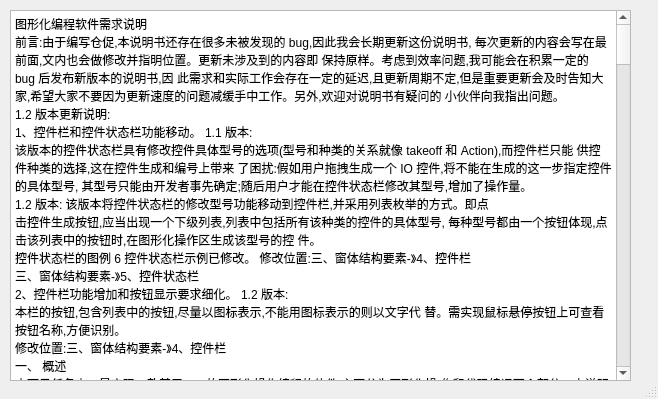
<?xml version="1.0" encoding="UTF-8"?>
<ui version="4.0">
 <class>ODescription</class>
 <widget class="QDialog" name="ODescription">
  <property name="geometry">
   <rect>
    <x>0</x>
    <y>0</y>
    <width>658</width>
    <height>399</height>
   </rect>
  </property>
  <property name="sizePolicy">
   <sizepolicy hsizetype="Expanding" vsizetype="Expanding">
    <horstretch>0</horstretch>
    <verstretch>0</verstretch>
   </sizepolicy>
  </property>
  <property name="windowTitle">
   <string>System Information</string>
  </property>
  <property name="sizeGripEnabled">
   <bool>true</bool>
  </property>
  <property name="modal">
   <bool>false</bool>
  </property>
  <widget class="QTextBrowser" name="textBrowser">
   <property name="geometry">
    <rect>
     <x>10</x>
     <y>10</y>
     <width>621</width>
     <height>371</height>
    </rect>
   </property>
   <property name="lineWrapMode">
    <enum>QTextEdit::WidgetWidth</enum>
   </property>
   <property name="html">
    <string>&lt;!DOCTYPE HTML PUBLIC &quot;-//W3C//DTD HTML 4.0//EN&quot; &quot;http://www.w3.org/TR/REC-html40/strict.dtd&quot;&gt;
&lt;html&gt;&lt;head&gt;&lt;meta name=&quot;qrichtext&quot; content=&quot;1&quot; /&gt;&lt;style type=&quot;text/css&quot;&gt;
p, li { white-space: pre-wrap; }
&lt;/style&gt;&lt;/head&gt;&lt;body style=&quot; font-family:'SimSun'; font-size:9pt; font-weight:400; font-style:normal;&quot;&gt;
&lt;p style=&quot; margin-top:0px; margin-bottom:0px; margin-left:0px; margin-right:0px; -qt-block-indent:0; text-indent:0px;&quot;&gt;图形化编程软件需求说明&lt;/p&gt;
&lt;p style=&quot; margin-top:0px; margin-bottom:0px; margin-left:0px; margin-right:0px; -qt-block-indent:0; text-indent:0px;&quot;&gt;前言:由于编写仓促,本说明书还存在很多未被发现的 bug,因此我会长期更新这份说明书, 每次更新的内容会写在最前面,文内也会做修改并指明位置。更新未涉及到的内容即 保持原样。考虑到效率问题,我可能会在积累一定的 bug 后发布新版本的说明书,因 此需求和实际工作会存在一定的延迟,且更新周期不定,但是重要更新会及时告知大 家,希望大家不要因为更新速度的问题减缓手中工作。另外,欢迎对说明书有疑问的 小伙伴向我指出问题。&lt;/p&gt;
&lt;p style=&quot; margin-top:0px; margin-bottom:0px; margin-left:0px; margin-right:0px; -qt-block-indent:0; text-indent:0px;&quot;&gt;1.2 版本更新说明:&lt;/p&gt;
&lt;p style=&quot; margin-top:0px; margin-bottom:0px; margin-left:0px; margin-right:0px; -qt-block-indent:0; text-indent:0px;&quot;&gt;1、控件栏和控件状态栏功能移动。 1.1 版本:&lt;/p&gt;
&lt;p style=&quot; margin-top:0px; margin-bottom:0px; margin-left:0px; margin-right:0px; -qt-block-indent:0; text-indent:0px;&quot;&gt;该版本的控件状态栏具有修改控件具体型号的选项(型号和种类的关系就像 takeoff 和 Action),而控件栏只能 供控件种类的选择,这在控件生成和编号上带来 了困扰:假如用户拖拽生成一个 IO 控件,将不能在生成的这一步指定控件的具体型号, 其型号只能由开发者事先确定;随后用户才能在控件状态栏修改其型号,增加了操作量。&lt;/p&gt;
&lt;p style=&quot; margin-top:0px; margin-bottom:0px; margin-left:0px; margin-right:0px; -qt-block-indent:0; text-indent:0px;&quot;&gt;1.2 版本: 该版本将控件状态栏的修改型号功能移动到控件栏,并采用列表枚举的方式。即点&lt;/p&gt;
&lt;p style=&quot; margin-top:0px; margin-bottom:0px; margin-left:0px; margin-right:0px; -qt-block-indent:0; text-indent:0px;&quot;&gt;击控件生成按钮,应当出现一个下级列表,列表中包括所有该种类的控件的具体型号, 每种型号都由一个按钮体现,点击该列表中的按钮时,在图形化操作区生成该型号的控 件。&lt;/p&gt;
&lt;p style=&quot; margin-top:0px; margin-bottom:0px; margin-left:0px; margin-right:0px; -qt-block-indent:0; text-indent:0px;&quot;&gt;控件状态栏的图例 6 控件状态栏示例已修改。 修改位置:三、窗体结构要素-》4、控件栏&lt;/p&gt;
&lt;p style=&quot; margin-top:0px; margin-bottom:0px; margin-left:0px; margin-right:0px; -qt-block-indent:0; text-indent:0px;&quot;&gt;三、窗体结构要素-》5、控件状态栏&lt;/p&gt;
&lt;p style=&quot; margin-top:0px; margin-bottom:0px; margin-left:0px; margin-right:0px; -qt-block-indent:0; text-indent:0px;&quot;&gt;2、控件栏功能增加和按钮显示要求细化。 1.2 版本:&lt;/p&gt;
&lt;p style=&quot; margin-top:0px; margin-bottom:0px; margin-left:0px; margin-right:0px; -qt-block-indent:0; text-indent:0px;&quot;&gt;本栏的按钮,包含列表中的按钮,尽量以图标表示,不能用图标表示的则以文字代 替。需实现鼠标悬停按钮上可查看按钮名称,方便识别。&lt;/p&gt;
&lt;p style=&quot; margin-top:0px; margin-bottom:0px; margin-left:0px; margin-right:0px; -qt-block-indent:0; text-indent:0px;&quot;&gt;修改位置:三、窗体结构要素-》4、控件栏&lt;/p&gt;
&lt;p style=&quot; margin-top:0px; margin-bottom:0px; margin-left:0px; margin-right:0px; -qt-block-indent:0; text-indent:0px;&quot;&gt;一、 概述&lt;/p&gt;
&lt;p style=&quot; margin-top:0px; margin-bottom:0px; margin-left:0px; margin-right:0px; -qt-block-indent:0; text-indent:0px;&quot;&gt;本项目任务之一是实现一款基于 QT 的图形化操作编程的软件,主要分为图形化操 作和代码编译两个部分。本说明书主要对图形化操作做出说明。等无人机控制方面的代码完 成后,可能会完善代码编译部分。&lt;/p&gt;
&lt;p style=&quot; margin-top:0px; margin-bottom:0px; margin-left:0px; margin-right:0px; -qt-block-indent:0; text-indent:0px;&quot;&gt;图形化操作界面至少由菜单栏、工具栏、控件栏、图形化操作区构成,图形化操作对象 的单元称为控件。关于控件的最具体 述请参阅《widget_manual》。所有设计都以 《widget_manual》为标准。&lt;/p&gt;
&lt;p style=&quot; margin-top:0px; margin-bottom:0px; margin-left:0px; margin-right:0px; -qt-block-indent:0; text-indent:0px;&quot;&gt;QT 开发环境 供图形化操作界面开发的相关库,对窗体结构要素及事件触发机制进行 了包装,开发者主要任务是使用开发包实现具体的窗体结构和事件响应。QT 基于 C++语言。&lt;/p&gt;
&lt;p style=&quot; margin-top:0px; margin-bottom:0px; margin-left:0px; margin-right:0px; -qt-block-indent:0; text-indent:0px;&quot;&gt;二、 软件设计思路&lt;/p&gt;
&lt;p style=&quot; margin-top:0px; margin-bottom:0px; margin-left:0px; margin-right:0px; -qt-block-indent:0; text-indent:0px;&quot;&gt;1、设计目的&lt;/p&gt;
&lt;p style=&quot; margin-top:0px; margin-bottom:0px; margin-left:0px; margin-right:0px; -qt-block-indent:0; text-indent:0px;&quot;&gt;本软件的设计目的为 供对无人机自动化控制编程的支持,并降低其编程难度,以面向 中小学阶段的学生为主。本软件与无人机的对接依靠固定在无人机上的树莓派。 2、基础与核心&lt;/p&gt;
&lt;p style=&quot; margin-top:0px; margin-bottom:0px; margin-left:0px; margin-right:0px; -qt-block-indent:0; text-indent:0px;&quot;&gt;本软件的设计思路为:以顺序结构的框图为基础,以图形化操作单元代表可被无人机上 位机执行的代码(块),通过组建程序框图,并将其翻译为 python 代码烧入上位机,从而实 现无人机自动化控制。&lt;/p&gt;
&lt;p style=&quot; margin-top:0px; margin-bottom:0px; margin-left:0px; margin-right:0px; -qt-block-indent:0; text-indent:0px;&quot;&gt;该顺序结构的框图仅以节点和有向线段组成,在逻辑上通过先后顺序、串并结构与无人 机执行的操作一一对应。节点即为图形化操作单元,即控件,控件有 5 种分类,2 种与无人 机动作有关,3 中辅助编程,包括特定逻辑、变量生成、数值与布尔值计算等。关于框图示 例及控件具体功能、接口请参阅《widget_manual》。&lt;/p&gt;
&lt;p style=&quot; margin-top:0px; margin-bottom:0px; margin-left:0px; margin-right:0px; -qt-block-indent:0; text-indent:0px;&quot;&gt;作为一种开发软件,本软件必须具备保存工程和还原工程的功能。保存工程要求将框图 转化为文本。采用 xml 格式保存文本,每个控件需要被保存的属性有:坐标位置,上下节点, 编号(含表示其功能的特征),功能参数(若该参数有具体名称则该名称也需要保存)。还原 工程时从该 xml 文件读取各个控件并依据属性来还原,还原结果和保存前一致。&lt;/p&gt;
&lt;p style=&quot; margin-top:0px; margin-bottom:0px; margin-left:0px; margin-right:0px; -qt-block-indent:0; text-indent:0px;&quot;&gt;本软件最终目的为生成 python 代码,因此必须具备编译框图的功能。编译按拓扑顺序 遍历所有框图中的控件,按每个控件对应生成代码块,组合成完整的程序。拓扑顺序遍历的 意义在于保证控件顺序在逻辑上的正确性。有一种不需要与其他节点连接的控件“VAR”,该 控件的代码块在程序第一行生成(由该控件的功能决定,具体参阅《widget_manual》)。目 前由于控制方面的 API 还未掌握,暂时无法 供每个控件对应的 python 代码(块),但是依 然需要做好基础代码,保证后期代码块 供的时候只需要补充文件流读写的代码即可完成编 译。&lt;/p&gt;
&lt;p style=&quot; margin-top:0px; margin-bottom:0px; margin-left:0px; margin-right:0px; -qt-block-indent:0; text-indent:0px;&quot;&gt;三、 窗体结构要素&lt;/p&gt;
&lt;p style=&quot; margin-top:0px; margin-bottom:0px; margin-left:0px; margin-right:0px; -qt-block-indent:0; text-indent:0px;&quot;&gt;  预计的软件界面分块情况如下:&lt;/p&gt;
&lt;p style=&quot; margin-top:0px; margin-bottom:0px; margin-left:0px; margin-right:0px; -qt-block-indent:0; text-indent:0px;&quot;&gt; 图例 1 软件界面分块设计 该图无具体比例但实际各模块比例应当大致与该图相同。图形化操作区必须占据最大面&lt;/p&gt;
&lt;p style=&quot; margin-top:0px; margin-bottom:0px; margin-left:0px; margin-right:0px; -qt-block-indent:0; text-indent:0px;&quot;&gt;积。&lt;/p&gt;
&lt;p style=&quot; margin-top:0px; margin-bottom:0px; margin-left:0px; margin-right:0px; -qt-block-indent:0; text-indent:0px;&quot;&gt;  以下主要具体说明不同区块的组成。&lt;/p&gt;
&lt;p style=&quot; margin-top:0px; margin-bottom:0px; margin-left:0px; margin-right:0px; -qt-block-indent:0; text-indent:0px;&quot;&gt;1. 按钮&lt;/p&gt;
&lt;p style=&quot; margin-top:0px; margin-bottom:0px; margin-left:0px; margin-right:0px; -qt-block-indent:0; text-indent:0px;&quot;&gt;按钮是人机交互的主要工具之一,通常具有形状、大小、位置、图标等基本属性。有用 的按钮还需要关联响应事件,即当按钮被触发时,执行特定事件。本软件需要实现的按钮见 “2、菜单栏”、“3、工具栏”及“4、控件栏”。&lt;/p&gt;
&lt;p style=&quot; margin-top:0px; margin-bottom:0px; margin-left:0px; margin-right:0px; -qt-block-indent:0; text-indent:0px;&quot;&gt;2、菜单栏&lt;/p&gt;
&lt;p style=&quot; margin-top:0px; margin-bottom:0px; margin-left:0px; margin-right:0px; -qt-block-indent:0; text-indent:0px;&quot;&gt;菜单栏位于窗体最上方,由文字按钮组成,至少实现“文件、编辑、编译、窗口、帮助”五 个按钮,每个按钮的触发事件都是打开下级列表,下级列表包含更多的按钮,以一行一个的形式 排列,下级列表中的按钮响应事件也可能包含打开第二级列表,以此类推,如图例 2 编辑按钮 的第二级列表所示。具体层级关系由各部分按钮功能说明给出。部分按钮的功能已初步实现,需 要完善。&lt;/p&gt;
&lt;p style=&quot; margin-top:0px; margin-bottom:0px; margin-left:0px; margin-right:0px; -qt-block-indent:0; text-indent:0px;&quot;&gt;2.1.文件&lt;/p&gt;
&lt;p style=&quot; margin-top:0px; margin-bottom:0px; margin-left:0px; margin-right:0px; -qt-block-indent:0; text-indent:0px;&quot;&gt;  当文件按钮被点击时,将出现可选操作的列表,图例如下。&lt;/p&gt;
&lt;p style=&quot; margin-top:0px; margin-bottom:0px; margin-left:0px; margin-right:0px; -qt-block-indent:0; text-indent:0px;&quot;&gt;图例 2 文件按钮的列表 列表中每一个选项都是新的按钮。响应事件如下:&lt;/p&gt;
&lt;p style=&quot; margin-top:0px; margin-bottom:0px; margin-left:0px; margin-right:0px; -qt-block-indent:0; text-indent:0px;&quot;&gt;new:创建新的窗体,不能关闭当前窗体,新的窗体处于旧的窗体的上层,横纵坐标略 微错开。新建的窗体没有任何框图。&lt;/p&gt;
&lt;p style=&quot; margin-top:0px; margin-bottom:0px; margin-left:0px; margin-right:0px; -qt-block-indent:0; text-indent:0px;&quot;&gt;open:打开本地文件,文件后缀名为.xml,用 xml 库 供的文件流读取内容,并还原 所有控件及其连接状态。保证还原的控件所有属性和连接状态与保存前相同,且&lt;/p&gt;
&lt;p style=&quot; margin-top:0px; margin-bottom:0px; margin-left:0px; margin-right:0px; -qt-block-indent:0; text-indent:0px;&quot;&gt;  &lt;/p&gt;
&lt;p style=&quot; margin-top:0px; margin-bottom:0px; margin-left:0px; margin-right:0px; -qt-block-indent:0; text-indent:0px;&quot;&gt;唯一。被还原的框图在当前窗体显示。由于.xml 文件在数据交换中被广泛使用, 所以打开这种格式的文件时,如果打开的不是无人机自动控制程序框图的.xml 文 件,则 示 error:文件内容非法,不产生任何框图或其他操作。&lt;/p&gt;
&lt;p style=&quot; margin-top:0px; margin-bottom:0px; margin-left:0px; margin-right:0px; -qt-block-indent:0; text-indent:0px;&quot;&gt;save:以有向图的结构保存当前工程,控件作为节点,每个节点作为一个独立的单元被 存储,每个单元中需要保存控件的坐标,前继节点和后继节点,编号(含表示其功 能的特征),功能参数(若该参数有具体名称则该名称也需要保存)。暂定以拓扑顺 序保存框图。save 不需要检查框图的正确性。save 只能以.xml 格式保存。若当前 工程未被创建,则执行 save as 的功能。&lt;/p&gt;
&lt;p style=&quot; margin-top:0px; margin-bottom:0px; margin-left:0px; margin-right:0px; -qt-block-indent:0; text-indent:0px;&quot;&gt;save as:当前工程以有向图的格式另存为, 供可选的本地路径和文件名、后缀名为 xml,用户确认后创建一个.xml 文件并执行 save 的功能。&lt;/p&gt;
&lt;p style=&quot; margin-top:0px; margin-bottom:0px; margin-left:0px; margin-right:0px; -qt-block-indent:0; text-indent:0px;&quot;&gt;exit:关闭当前窗体,当前框图存在未保存部分时, 示是否保存,用户选是后,若当 前文件未被建立,执行save as,若当前文件已被建立,则执行save;不论是否 有未保存部分,在关闭前 示是否关闭,是-关闭,否-不关闭。&lt;/p&gt;
&lt;p style=&quot; margin-top:0px; margin-bottom:0px; margin-left:0px; margin-right:0px; -qt-block-indent:0; text-indent:0px;&quot;&gt;可选功能,在完成基础功能的前 下加入: export:导出图形操作界面的框图的图片.jpg,采用 wrap 模式,即尽可能地包括整张&lt;/p&gt;
&lt;p style=&quot; margin-top:0px; margin-bottom:0px; margin-left:0px; margin-right:0px; -qt-block-indent:0; text-indent:0px;&quot;&gt;图片。保留控件的所有 visible 的属性。 print:通过打印机打印框图图片。&lt;/p&gt;
&lt;p style=&quot; margin-top:0px; margin-bottom:0px; margin-left:0px; margin-right:0px; -qt-block-indent:0; text-indent:0px;&quot;&gt;2.2 编辑&lt;/p&gt;
&lt;p style=&quot; margin-top:0px; margin-bottom:0px; margin-left:0px; margin-right:0px; -qt-block-indent:0; text-indent:0px;&quot;&gt;当编辑按钮被点击时,将出现列表,图例如下。注意下图仅作为例子,请移除第 1 行 Link-第 7 行 Logic Rec 的按钮,它们将在控件栏中出现;请移除最后一行 properties,它 将在“窗口”列表中出现。&lt;/p&gt;
&lt;p style=&quot; margin-top:0px; margin-bottom:0px; margin-left:0px; margin-right:0px; -qt-block-indent:0; text-indent:0px;&quot;&gt;图例 3 编辑按钮的列表 列表中每一个选项都是新的按钮。响应事件如下:&lt;/p&gt;
&lt;p style=&quot; margin-top:0px; margin-bottom:0px; margin-left:0px; margin-right:0px; -qt-block-indent:0; text-indent:0px;&quot;&gt;delete:删除选中的控件。若选中的控件与其他控件存在连线,则该连线一并删除。注 意类似以下情况时,虽然只选中了线段一端的控件,该线段仍应当与控件一同删 除:&lt;/p&gt;
&lt;p style=&quot; margin-top:0px; margin-bottom:0px; margin-left:0px; margin-right:0px; -qt-block-indent:0; text-indent:0px;&quot;&gt; &lt;/p&gt;
&lt;p style=&quot; margin-top:0px; margin-bottom:0px; margin-left:0px; margin-right:0px; -qt-block-indent:0; text-indent:0px;&quot;&gt; 图例 4 连线端点的控件被选中的情况 删除控件意味着在图形化操作区中该控件消失,在后台中该控件的实例化对象也&lt;/p&gt;
&lt;p style=&quot; margin-top:0px; margin-bottom:0px; margin-left:0px; margin-right:0px; -qt-block-indent:0; text-indent:0px;&quot;&gt;应当删除,任何能访问到它的方式应当被取消。 Cut:剪切选中的控件。若没有任何连线与控件相连,则直接剪切该控件;若多个控件被&lt;/p&gt;
&lt;p style=&quot; margin-top:0px; margin-bottom:0px; margin-left:0px; margin-right:0px; -qt-block-indent:0; text-indent:0px;&quot;&gt;选中且其之间存在连线,则连同连线一并剪切;若情况如图例 4 连线端点的控件 被选中的情况所示,则剪切控件的同时删除连线。注意不论什么情况,剪切的操作 对象应当始终是同一个,即被剪切的控件的属性,除了坐标,应当尽数保留。粘贴 时,坐标属性可设定为一个固定值。&lt;/p&gt;
&lt;p style=&quot; margin-top:0px; margin-bottom:0px; margin-left:0px; margin-right:0px; -qt-block-indent:0; text-indent:0px;&quot;&gt;copy:拷贝选中的控件。若没有任何连线与控件相连,则直接拷贝该控件;若多个控件 被选中且其之间存在连线,则连同连线一并拷贝;若情况如图例 4 连线端点的控 件被选中的情况所示,则拷贝控件但不拷贝连线。被拷贝的控件(和连线)最终要 被粘贴,粘贴时控件的所有属性,除了坐标和编号,应当尽数保留,坐标属性可设 定为一个固定值,而编号在编号规则下按生成一个新控件的方式处理。具体的编 号规则见“三、机制和规则”。&lt;/p&gt;
&lt;p style=&quot; margin-top:0px; margin-bottom:0px; margin-left:0px; margin-right:0px; -qt-block-indent:0; text-indent:0px;&quot;&gt;paste:粘贴被剪切/拷贝的控件,具体粘贴内容根据之前剪切/拷贝的内容而定,剪切 和拷贝的内容可以相互覆盖,即若先执行剪切,再执行拷贝,最后粘贴的内容是拷 贝的内容。粘贴的内容出现在图形化操作区的中心坐标位置,可以覆盖在原有框 图之上。粘贴可以重复执行,粘贴时所有出现重复的控件都需要按照编号规则,生 成新控件,除坐标外其余参数保留。&lt;/p&gt;
&lt;p style=&quot; margin-top:0px; margin-bottom:0px; margin-left:0px; margin-right:0px; -qt-block-indent:0; text-indent:0px;&quot;&gt;Bring to front:被选中的控件置于顶层。若该控件与其他控件有重叠部分,则会体 现为它在重叠部分遮障其他控件。&lt;/p&gt;
&lt;p style=&quot; margin-top:0px; margin-bottom:0px; margin-left:0px; margin-right:0px; -qt-block-indent:0; text-indent:0px;&quot;&gt;Send to back:被选中的控件置于底层。若该控件与其他控件有重叠部分,则会体现 为它在重叠部分被所有其他控件遮障。即若依次删除其他处于顶层的控件,该控 件是最后一个被删除的。&lt;/p&gt;
&lt;p style=&quot; margin-top:0px; margin-bottom:0px; margin-left:0px; margin-right:0px; -qt-block-indent:0; text-indent:0px;&quot;&gt;2.3 编译&lt;/p&gt;
&lt;p style=&quot; margin-top:0px; margin-bottom:0px; margin-left:0px; margin-right:0px; -qt-block-indent:0; text-indent:0px;&quot;&gt;当编译按钮被点击时,图形化的控件框图被编译为 python 代码,并生成.py 文件。本 任务中这个按钮只需要实现如下功能。&lt;/p&gt;
&lt;p style=&quot; margin-top:0px; margin-bottom:0px; margin-left:0px; margin-right:0px; -qt-block-indent:0; text-indent:0px;&quot;&gt;2.3.1 框图阶段&lt;/p&gt;
&lt;p style=&quot; margin-top:0px; margin-bottom:0px; margin-left:0px; margin-right:0px; -qt-block-indent:0; text-indent:0px;&quot;&gt;该阶段检查当前框图是否存在非法连接(包括不连接),非法逻辑(如并行顺序中同时 执行前进和后退),以及是否存在非法参数,并在非法情况下以弹窗形式 示 error, 示 error 类型:1、非法连接;2、非法指令(即非法逻辑);3、非法参数。弹窗仅 供确认按 钮,点击确认后编译过程终止,焦点返回原窗体。 示非法的同时需要定位到导致错误的控 件所在位置并选中。&lt;/p&gt;
&lt;p style=&quot; margin-top:0px; margin-bottom:0px; margin-left:0px; margin-right:0px; -qt-block-indent:0; text-indent:0px;&quot;&gt;该阶段还需要检查是否存在未被使用的但合法存在的控件及其参数,比如 VAR 控件定 义的自变量。这部分暂时只有前述一种情况,如大家发现其他情况可反映给作者补充。 2.3.2 代码转化阶段&lt;/p&gt;
&lt;p style=&quot; margin-top:0px; margin-bottom:0px; margin-left:0px; margin-right:0px; -qt-block-indent:0; text-indent:0px;&quot;&gt;若框图检查不存在错误,则进入代码转化阶段。该阶段需要按拓扑顺序遍历所有控件并 生成对应的代码块。由于无人机固件的 API 还未完全掌握,暂不 供控件对应的代码块,因 此暂不需要完成代码块生成的工作。但是需要保证,理论上,在代码中能够方便地按拓扑顺 序访问框图中的所有控件及其所有属性(含坐标)。&lt;/p&gt;
&lt;p style=&quot; margin-top:0px; margin-bottom:0px; margin-left:0px; margin-right:0px; -qt-block-indent:0; text-indent:0px;&quot;&gt;2.4 窗口&lt;/p&gt;
&lt;p style=&quot; margin-top:0px; margin-bottom:0px; margin-left:0px; margin-right:0px; -qt-block-indent:0; text-indent:0px;&quot;&gt;点击该按钮后出现列表:&lt;/p&gt;
&lt;p style=&quot; margin-top:0px; margin-bottom:0px; margin-left:0px; margin-right:0px; -qt-block-indent:0; text-indent:0px;&quot;&gt;1、 工具栏。该项被勾选后工具栏可视;取消勾选后工具栏不可视,无面积碰撞。&lt;/p&gt;
&lt;p style=&quot; margin-top:0px; margin-bottom:0px; margin-left:0px; margin-right:0px; -qt-block-indent:0; text-indent:0px;&quot;&gt;2、 控件栏。该项被勾选后控件栏可视;取消勾选后控件栏不可视,无面积碰撞。&lt;/p&gt;
&lt;p style=&quot; margin-top:0px; margin-bottom:0px; margin-left:0px; margin-right:0px; -qt-block-indent:0; text-indent:0px;&quot;&gt;3、 控件状态栏。该项被勾选后控件状态栏可视;取消勾选后控件栏不可视,无面积碰&lt;/p&gt;
&lt;p style=&quot; margin-top:0px; margin-bottom:0px; margin-left:0px; margin-right:0px; -qt-block-indent:0; text-indent:0px;&quot;&gt;撞。&lt;/p&gt;
&lt;p style=&quot; margin-top:0px; margin-bottom:0px; margin-left:0px; margin-right:0px; -qt-block-indent:0; text-indent:0px;&quot;&gt;4、 画布。该项被点击时,出现弹窗 示,询问更改画布大小值,支持 px、mm 单位。在&lt;/p&gt;
&lt;p style=&quot; margin-top:0px; margin-bottom:0px; margin-left:0px; margin-right:0px; -qt-block-indent:0; text-indent:0px;&quot;&gt;文本框中输入数值并确认(确认按钮)后,图形化操作区大小更改为该大小,其中&lt;/p&gt;
&lt;p style=&quot; margin-top:0px; margin-bottom:0px; margin-left:0px; margin-right:0px; -qt-block-indent:0; text-indent:0px;&quot;&gt;心为锚点。&lt;/p&gt;
&lt;p style=&quot; margin-top:0px; margin-bottom:0px; margin-left:0px; margin-right:0px; -qt-block-indent:0; text-indent:0px;&quot;&gt;2.5 帮助&lt;/p&gt;
&lt;p style=&quot; margin-top:0px; margin-bottom:0px; margin-left:0px; margin-right:0px; -qt-block-indent:0; text-indent:0px;&quot;&gt;  当帮助按钮被点击时,出现下级列表:&lt;/p&gt;
&lt;p style=&quot; margin-top:0px; margin-bottom:0px; margin-left:0px; margin-right:0px; -qt-block-indent:0; text-indent:0px;&quot;&gt;1、打开控件说明文档,既《widget_manual》。支持会制作 chm 的同学把它做成 chm 格 式。&lt;/p&gt;
&lt;p style=&quot; margin-top:0px; margin-bottom:0px; margin-left:0px; margin-right:0px; -qt-block-indent:0; text-indent:0px;&quot;&gt;2、关于本软件的说明,该说明尚未编写,暂时以软件需求说明书替。&lt;/p&gt;
&lt;p style=&quot; margin-top:0px; margin-bottom:0px; margin-left:0px; margin-right:0px; -qt-block-indent:0; text-indent:0px;&quot;&gt;3、工具栏&lt;/p&gt;
&lt;p style=&quot; margin-top:0px; margin-bottom:0px; margin-left:0px; margin-right:0px; -qt-block-indent:0; text-indent:0px;&quot;&gt;  工具栏位于菜单栏下方,由图形按钮组成。&lt;/p&gt;
&lt;p style=&quot; margin-top:0px; margin-bottom:0px; margin-left:0px; margin-right:0px; -qt-block-indent:0; text-indent:0px;&quot;&gt;本栏所有的按钮都要以图形/图片作为图标,图形/图片必须足够简洁明了,易于辨认且 没有歧义。鼠标悬停图标之上可以看到功能名称。&lt;/p&gt;
&lt;p style=&quot; margin-top:0px; margin-bottom:0px; margin-left:0px; margin-right:0px; -qt-block-indent:0; text-indent:0px;&quot;&gt;本栏的功能与菜单栏相同,除“窗口”按钮外,其余按钮应当实现全映射。在实现时不 需要重写按钮和响应,使用同一个 QAction 对象即可,具体在培训中有介绍,或者问学长冯 世祥。&lt;/p&gt;
&lt;p style=&quot; margin-top:0px; margin-bottom:0px; margin-left:0px; margin-right:0px; -qt-block-indent:0; text-indent:0px;&quot;&gt;3.1 基本功能部分&lt;/p&gt;
&lt;p style=&quot; margin-top:0px; margin-bottom:0px; margin-left:0px; margin-right:0px; -qt-block-indent:0; text-indent:0px;&quot;&gt;  工具栏暂时只有这一个部分。&lt;/p&gt;
&lt;p style=&quot; margin-top:0px; margin-bottom:0px; margin-left:0px; margin-right:0px; -qt-block-indent:0; text-indent:0px;&quot;&gt;这个部分实现的功能与这些按钮相同:“2、菜单栏”的“文件”、“编辑”的“cut、copy、 paste、bring to front,send to back”,以及“编译”。&lt;/p&gt;
&lt;p style=&quot; margin-top:0px; margin-bottom:0px; margin-left:0px; margin-right:0px; -qt-block-indent:0; text-indent:0px;&quot;&gt;4、控件栏&lt;/p&gt;
&lt;p style=&quot; margin-top:0px; margin-bottom:0px; margin-left:0px; margin-right:0px; -qt-block-indent:0; text-indent:0px;&quot;&gt;本栏需要实现最小化按钮,点击后向右收起,再次点击向左展开。&lt;/p&gt;
&lt;p style=&quot; margin-top:0px; margin-bottom:0px; margin-left:0px; margin-right:0px; -qt-block-indent:0; text-indent:0px;&quot;&gt;本栏需要实现 6 种按钮,前 5 种对应 5 种不同控件的生成,最后一种为 link(均从“编 辑”移植而来)。6 个按钮在控件栏竖直分布。前 5 中按钮点击后,应当出现下级列表,列 表中可选择每种控件的具体功能,比如,Action 控件下可选择 takeoff,land 等控件。点 击列表中的按钮可生成相应的控件。&lt;/p&gt;
&lt;p style=&quot; margin-top:0px; margin-bottom:0px; margin-left:0px; margin-right:0px; -qt-block-indent:0; text-indent:0px;&quot;&gt;本栏的按钮,包含列表中的按钮,尽量以图标表示,不能用图标表示的则以文字代替。 需实现鼠标悬停按钮上可查看按钮名称,方便识别。&lt;/p&gt;
&lt;p style=&quot; margin-top:0px; margin-bottom:0px; margin-left:0px; margin-right:0px; -qt-block-indent:0; text-indent:0px;&quot;&gt;生成的控件应当由主体、接口(连线点)组成。其中主体是控件的功能和参数集中的地 方,该区根据控件不同而异。接口部分可以且仅此可以与其他控件连线,接口区分入和出的 方向。不可以从入接口指向其他控件,也不可以从其他控件指向该控件的出接口。&lt;/p&gt;
&lt;p style=&quot; margin-top:0px; margin-bottom:0px; margin-left:0px; margin-right:0px; -qt-block-indent:0; text-indent:0px;&quot;&gt;控件的外形、名称归入美工部分,在最终方案没有决定之前,按《widget_manual》中&lt;/p&gt;
&lt;p style=&quot; margin-top:0px; margin-bottom:0px; margin-left:0px; margin-right:0px; -qt-block-indent:0; text-indent:0px;&quot;&gt;所绘的形状为准。如在代码实现上有困难且有更好的方案,可向学长 出。但接口应尽量小 巧。&lt;/p&gt;
&lt;p style=&quot; margin-top:0px; margin-bottom:0px; margin-left:0px; margin-right:0px; -qt-block-indent:0; text-indent:0px;&quot;&gt;以下粗略说明各个控件的组成,细节须与《widget_manual》比对,仍有不清楚的地方 可再询问学长。&lt;/p&gt;
&lt;p style=&quot; margin-top:0px; margin-bottom:0px; margin-left:0px; margin-right:0px; -qt-block-indent:0; text-indent:0px;&quot;&gt;IO:主体为该 IO 模块的名称,两个接口,一出一入,位于底端和顶端,三个出接口位 于右侧。&lt;/p&gt;
&lt;p style=&quot; margin-top:0px; margin-bottom:0px; margin-left:0px; margin-right:0px; -qt-block-indent:0; text-indent:0px;&quot;&gt;Action:主体为该 Action 模块的名称,两个接口,一出一入,位于底端和顶端。Take off 只有一个出接口,land 只有一个入接口。&lt;/p&gt;
&lt;p style=&quot; margin-top:0px; margin-bottom:0px; margin-left:0px; margin-right:0px; -qt-block-indent:0; text-indent:0px;&quot;&gt;compute:主体为运算符及其操作数,操作数各自都有入接口,运算符有出接口。其位 置比较多样,以 manual 为准。&lt;/p&gt;
&lt;p style=&quot; margin-top:0px; margin-bottom:0px; margin-left:0px; margin-right:0px; -qt-block-indent:0; text-indent:0px;&quot;&gt;logic:主体为没有面积碰撞的大面积区块,两个接口,一个入,位于条件判断区上方, 另一个出,位于主体底部中央。没有面积碰撞的意义在于可以容纳其他控件包括 logic。&lt;/p&gt;
&lt;p style=&quot; margin-top:0px; margin-bottom:0px; margin-left:0px; margin-right:0px; -qt-block-indent:0; text-indent:0px;&quot;&gt;VAR:主体为表示数据类型的正六边形,每条边可以贴合一个同样大小的六边形,四周 的六边形中填写变量名(可初始化),四周六边形数量 0-6 不定;接口有若干个,处于四周 六边形的顶点(且不在贴合的边上),均为出接口。&lt;/p&gt;
&lt;p style=&quot; margin-top:0px; margin-bottom:0px; margin-left:0px; margin-right:0px; -qt-block-indent:0; text-indent:0px;&quot;&gt;每种控件都对应一个按钮,该按钮被点击时会在图形化操作区中心坐标生成一个对应的 控件,同时控件状态栏更新为该控件的属性。点住按钮并拖拽至图形化操作区某个位置,可 在该位置生成一个对应的控件。&lt;/p&gt;
&lt;p style=&quot; margin-top:0px; margin-bottom:0px; margin-left:0px; margin-right:0px; -qt-block-indent:0; text-indent:0px;&quot;&gt;目前控件类基于 QT  供的图形类实现,具体可参阅代码或询问冯世祥学长。&lt;/p&gt;
&lt;p style=&quot; margin-top:0px; margin-bottom:0px; margin-left:0px; margin-right:0px; -qt-block-indent:0; text-indent:0px;&quot;&gt;link 按钮的响应事件为:先后选中两个控件的连接点后,点击 link,可用有向线段将 两者连接起来,方向为从先选指向后选。有向线段不能与控件重叠。在连线过程中 若发现线段穿过控件,则应当折取直角弯从而避开控件(若选中的控件分别处于一 个 Logic 的内外,则不需要避开 Logic)。因此线条显示为带箭头的(直角折)线&lt;/p&gt;
&lt;p style=&quot; margin-top:0px; margin-bottom:0px; margin-left:0px; margin-right:0px; -qt-block-indent:0; text-indent:0px;&quot;&gt;    段。不相关的线条之间可交叉&lt;/p&gt;
&lt;p style=&quot; margin-top:0px; margin-bottom:0px; margin-left:0px; margin-right:0px; -qt-block-indent:0; text-indent:0px;&quot;&gt;5、控件状态栏&lt;/p&gt;
&lt;p style=&quot; margin-top:0px; margin-bottom:0px; margin-left:0px; margin-right:0px; -qt-block-indent:0; text-indent:0px;&quot;&gt;控件分为 5 种,每种控件下均有不同功能的具体控件,同时每个控件都需要确定自己的 参数、位置等,所以必须有一个区域显示控件的状态。当选中一个控件时,该控件的状态需 要在控件状态栏中给出。如下图例:&lt;/p&gt;
&lt;p style=&quot; margin-top:0px; margin-bottom:0px; margin-left:0px; margin-right:0px; -qt-block-indent:0; text-indent:0px;&quot;&gt;图例 6 控件状态栏示例&lt;/p&gt;
&lt;p style=&quot; margin-top:0px; margin-bottom:0px; margin-left:0px; margin-right:0px; -qt-block-indent:0; text-indent:0px;&quot;&gt;上例中 x,y 为在图形化操作区中的坐标,控件类型指控件的种类,种类和型号在控件&lt;/p&gt;
&lt;p style=&quot; margin-top:0px; margin-bottom:0px; margin-left:0px; margin-right:0px; -qt-block-indent:0; text-indent:0px;&quot;&gt;生成按钮被点击时已确定,并无法再被修改。各类参数及模式视控件而定,比如 action 中 起飞的模式,compute 中的运算符,任意可调的参数采用文本输入的形式,枚举的参数采用 下拉选择的形式。每次控件状态栏更改某个选项,并返回焦点(就是这个小区域不再被鼠标&lt;/p&gt;
&lt;p style=&quot; margin-top:0px; margin-bottom:0px; margin-left:0px; margin-right:0px; -qt-block-indent:0; text-indent:0px;&quot;&gt; &lt;/p&gt;
&lt;p style=&quot; margin-top:0px; margin-bottom:0px; margin-left:0px; margin-right:0px; -qt-block-indent:0; text-indent:0px;&quot;&gt;操作,相当于看视频的时候在桌面上点了一下,就不能再用键盘控制进度条快进后退的那种 概念,具体可自行百度),则更新图形化操作区的控件显示状态。返回焦点的办法至少包括 鼠标点击其他区域/回车中的一种。&lt;/p&gt;
&lt;p style=&quot; margin-top:0px; margin-bottom:0px; margin-left:0px; margin-right:0px; -qt-block-indent:0; text-indent:0px;&quot;&gt;该栏需要实现最小化功能,点击后向右收起,再次点击向左展开。&lt;/p&gt;
&lt;p style=&quot; margin-top:0px; margin-bottom:0px; margin-left:0px; margin-right:0px; -qt-block-indent:0; text-indent:0px;&quot;&gt;注意,由于无人机控制方面的代码尚未完成,可能实现的各种动作模式和传感器(IO) 等尚未确定,因此在软件开发中可能会遇到可调参数未知和模式未知的情况,此时请以“待 定_数字”的格式填充,数字表示在下拉选择情况下的选项,从 0 开始。 6、图形化操作区&lt;/p&gt;
&lt;p style=&quot; margin-top:0px; margin-bottom:0px; margin-left:0px; margin-right:0px; -qt-block-indent:0; text-indent:0px;&quot;&gt;这个区域中可以显示已被生成的控件,及连接状态,所有生成的控件及连接线必须在这 个区域内。图例如下(该图例中菜单栏、工具栏、控件栏均不可参考):&lt;/p&gt;
&lt;p style=&quot; margin-top:0px; margin-bottom:0px; margin-left:0px; margin-right:0px; -qt-block-indent:0; text-indent:0px;&quot;&gt;图例 7 图形化操作区域 这个区域本身可实现缩放,可以操作控件及线段,包括拖动、选中、删除、从连接点拉&lt;/p&gt;
&lt;p style=&quot; margin-top:0px; margin-bottom:0px; margin-left:0px; margin-right:0px; -qt-block-indent:0; text-indent:0px;&quot;&gt;取有向线段并连接到其他控件的连接点,双击控件编辑其状态等功能。 拖动:鼠标在图形化操作区内时,拖动有效,拖动时控件随鼠标实时移动,若触碰到当 前显示的边界,则滚动条工作,以暴露出未被显示的部分(就是 word 里选中文本后,鼠标 移到任务栏,那么选中的区域会不断向下扩大),直到碰撞画布边界或鼠标停止/释放,则控&lt;/p&gt;
&lt;p style=&quot; margin-top:0px; margin-bottom:0px; margin-left:0px; margin-right:0px; -qt-block-indent:0; text-indent:0px;&quot;&gt;件不再移动,鼠标释放时,控件停留在它最后停止的位置。&lt;/p&gt;
&lt;p style=&quot; margin-top:0px; margin-bottom:0px; margin-left:0px; margin-right:0px; -qt-block-indent:0; text-indent:0px;&quot;&gt;另一种拖动:当按住 ctr,鼠标点住图形化操作区空白区域时,可移动该区域在窗体中&lt;/p&gt;
&lt;p style=&quot; margin-top:0px; margin-bottom:0px; margin-left:0px; margin-right:0px; -qt-block-indent:0; text-indent:0px;&quot;&gt;的位置,滚动条随之移动。若图形化操作区的边界碰撞(包括分离)画布边界或鼠标停止/ 释放,则不再移动。&lt;/p&gt;
&lt;p style=&quot; margin-top:0px; margin-bottom:0px; margin-left:0px; margin-right:0px; -qt-block-indent:0; text-indent:0px;&quot;&gt;选中:点击控件主体,可选中控件(包括连接点),不选中任何线段。点击线段,可选 中,不选中任何控件。&lt;/p&gt;
&lt;p style=&quot; margin-top:0px; margin-bottom:0px; margin-left:0px; margin-right:0px; -qt-block-indent:0; text-indent:0px;&quot;&gt;删除:功能同“2.2 编辑-delete”。响应键盘 del 键。 拉取有向线段:该功能仅连接点和有向线段具备,且只有此二者可以接收有向线段。拉&lt;/p&gt;
&lt;p style=&quot; margin-top:0px; margin-bottom:0px; margin-left:0px; margin-right:0px; -qt-block-indent:0; text-indent:0px;&quot;&gt;取时,鼠标从起点点住,移动,线段在起点与鼠标之间产生,鼠标始终控制线段终 点(箭头所在的一端)。在拉取过程中若穿过控件,则有向线段必须折取成若干个 直角以避开控件。若按住 shift,可使线段穿过 Logic 控件,但线段必须从 Logic 内部出发或终止于 Logic 内部。线段的起点和终点可以是另一条线段中的某一点,&lt;/p&gt;
&lt;p style=&quot; margin-top:0px; margin-bottom:0px; margin-left:0px; margin-right:0px; -qt-block-indent:0; text-indent:0px;&quot;&gt;  图形化操作区&lt;/p&gt;
&lt;p style=&quot; margin-top:0px; margin-bottom:0px; margin-left:0px; margin-right:0px; -qt-block-indent:0; text-indent:0px;&quot;&gt;也可以是控件的连接点,但仅此两种。 有时候框图中会出现并行顺序,此时线段会出现交汇,需用黑点 示。图例如&lt;/p&gt;
&lt;p style=&quot; margin-top:0px; margin-bottom:0px; margin-left:0px; margin-right:0px; -qt-block-indent:0; text-indent:0px;&quot;&gt;下:&lt;/p&gt;
&lt;p style=&quot; margin-top:0px; margin-bottom:0px; margin-left:0px; margin-right:0px; -qt-block-indent:0; text-indent:0px;&quot;&gt;且离开被吸附的连接点过远,则取消吸附并继续跟踪鼠标,直到鼠标释放。鼠标 释放时,若线段终点未吸附任何连接点,则删除该线段,框图不做任何修改;若 有吸附,则连接成功,后台更新框图状态。&lt;/p&gt;
&lt;p style=&quot; margin-top:0px; margin-bottom:0px; margin-left:0px; margin-right:0px; -qt-block-indent:0; text-indent:0px;&quot;&gt;双击:双击控件可将焦点转移到控件状态栏并使其更新为被双击控件的状态,且被双击 控件被选中。&lt;/p&gt;
&lt;p style=&quot; margin-top:0px; margin-bottom:0px; margin-left:0px; margin-right:0px; -qt-block-indent:0; text-indent:0px;&quot;&gt;另外,这个区域中控件(除 logic 外)具有面积碰撞,即控件之间不能重叠,但是允许 粘贴、创建等操作导致重叠控件的出现,这种情况视为合法,但拖动控件使得它们不再重叠 之后,面积碰撞即生效。&lt;/p&gt;
&lt;p style=&quot; margin-top:0px; margin-bottom:0px; margin-left:0px; margin-right:0px; -qt-block-indent:0; text-indent:0px;&quot;&gt;四、 机制和规则(含说明和待实现的功能)&lt;/p&gt;
&lt;p style=&quot; margin-top:0px; margin-bottom:0px; margin-left:0px; margin-right:0px; -qt-block-indent:0; text-indent:0px;&quot;&gt;1、按钮&lt;/p&gt;
&lt;p style=&quot; margin-top:0px; margin-bottom:0px; margin-left:0px; margin-right:0px; -qt-block-indent:0; text-indent:0px;&quot;&gt;采用 QT  供的信号与槽机制。按钮被点击时发送信号,槽函数接收信号并执行函数体。 这部分内容请自行查找资料和骚扰学长。&lt;/p&gt;
&lt;p style=&quot; margin-top:0px; margin-bottom:0px; margin-left:0px; margin-right:0px; -qt-block-indent:0; text-indent:0px;&quot;&gt;2、后台&lt;/p&gt;
&lt;p style=&quot; margin-top:0px; margin-bottom:0px; margin-left:0px; margin-right:0px; -qt-block-indent:0; text-indent:0px;&quot;&gt;在后台,图形化操作区中的框图(或者说控件及其属性)应当被记录。考虑到框图本身 是有向图,因此采用有向图的数据结构分析。在保存与编译的操作中,采用拓扑顺序整理有 向图的节点,从而编译得到的 python 代码可以保证“充分条件一定出现在必要条件之前”, 而保存时考虑到还原过程中的节点之间的顺序问题(有向线段造成的顺序)。关于拓扑顺序 请参阅下文。后台应当还有一个 map 以保存所有在图形化操作区中出现的控件,这是用于保 存所有的控件(因为有向图只是一个概念,并不是一个容器,而 QT  供容器 Qmap),并且 保证可以通过编号方便地遍历。&lt;/p&gt;
&lt;p style=&quot; margin-top:0px; margin-bottom:0px; margin-left:0px; margin-right:0px; -qt-block-indent:0; text-indent:0px;&quot;&gt;后台应当实现定时自动保存的功能,即不论用户在前台做何操作,在关闭窗体之前,后 台每过 10 分钟自动存储当前框图。若当前框图的保存文件尚未建立,弹窗 示先建立该文 件,确认后执行 save as 功能。保存采用 xml 格式的文件,该格式文件处理有专门的库,可 在 QT 库中找到。&lt;/p&gt;
&lt;p style=&quot; margin-top:0px; margin-bottom:0px; margin-left:0px; margin-right:0px; -qt-block-indent:0; text-indent:0px;&quot;&gt;  后台与窗体应当分成两个线程操作。&lt;/p&gt;
&lt;p style=&quot; margin-top:0px; margin-bottom:0px; margin-left:0px; margin-right:0px; -qt-block-indent:0; text-indent:0px;&quot;&gt;3、编号规则&lt;/p&gt;
&lt;p style=&quot; margin-top:0px; margin-bottom:0px; margin-left:0px; margin-right:0px; -qt-block-indent:0; text-indent:0px;&quot;&gt;控件的编号规则如下:&lt;/p&gt;
&lt;p style=&quot; margin-top:0px; margin-bottom:0px; margin-left:0px; margin-right:0px; -qt-block-indent:0; text-indent:0px;&quot;&gt;1、 每种控件的名称,即 IO,Action,Compute,Logic,VAR 打头,后缀以下划线“_”。 2、 每种控件下创建的每个控件,从第一个起,依次在下划线“_”后以数字标记顺序,&lt;/p&gt;
&lt;p style=&quot; margin-top:0px; margin-bottom:0px; margin-left:0px; margin-right:0px; -qt-block-indent:0; text-indent:0px;&quot;&gt;从 1 开始,无上限。&lt;/p&gt;
&lt;p style=&quot; margin-top:0px; margin-bottom:0px; margin-left:0px; margin-right:0px; -qt-block-indent:0; text-indent:0px;&quot;&gt; 图例 5 并行顺序的箭头表示 线段需要具备磁吸功能,在接近连接点自动吸附,若鼠标不放开拉取的控制&lt;/p&gt;
&lt;p style=&quot; margin-top:0px; margin-bottom:0px; margin-left:0px; margin-right:0px; -qt-block-indent:0; text-indent:0px;&quot;&gt;3、 每当有控件被删除,其编号自然被删除,并且不再出现在之后的控件创建中,如 IO_1 IO_2, IO_3, IO_4,删除IO_2后,创建新的IO,则编号变为IO_1,IO_3, IO_4, IO_5。&lt;/p&gt;
&lt;p style=&quot; margin-top:0px; margin-bottom:0px; margin-left:0px; margin-right:0px; -qt-block-indent:0; text-indent:0px;&quot;&gt;4、 每个新建的工程,其编号后缀的数字从 1 开始,与以前创建的工程无关。&lt;/p&gt;
&lt;p style=&quot; margin-top:0px; margin-bottom:0px; margin-left:0px; margin-right:0px; -qt-block-indent:0; text-indent:0px;&quot;&gt;4、关于 Logic 控件的说明&lt;/p&gt;
&lt;p style=&quot; margin-top:0px; margin-bottom:0px; margin-left:0px; margin-right:0px; -qt-block-indent:0; text-indent:0px;&quot;&gt;Logic 控件比其他控件特殊,因为它无视面积碰撞,被囊括在 Logic 控件中的控件均在 该逻辑块之中运行。《widget_manual》的例子中下方的 while 控件即实现了如下功能:向前 飞 0.1s,检测前方障碍距离,若大于 10 单位,则继续向前飞 0.1s,循环执行......。&lt;/p&gt;
&lt;p style=&quot; margin-top:0px; margin-bottom:0px; margin-left:0px; margin-right:0px; -qt-block-indent:0; text-indent:0px;&quot;&gt;由于 Logic 可以包含其他控件,而被包含控件与 Logic 外部控件不存在顺序的交叉关 系,因此可以将 Logic 当作一个有向图中的“大节点”处理,不同的是,这个节点内部存在 “另一张有向图”,甚至嵌套了多个 Logic,因此需要记录所有 Logic 内部的有向图的结构, 并在保存和编译中反映。保存时,Logic 可以作为普通节点,但具有“包含的控件”的属性; 编译时,可在遍历遇到 Logic 时,递归遍历这个 Logic。&lt;/p&gt;
&lt;p style=&quot; margin-top:0px; margin-bottom:0px; margin-left:0px; margin-right:0px; -qt-block-indent:0; text-indent:0px;&quot;&gt;注意 Logic 内部的控件和外部的控件会连接起来表示执行顺序,但 Logic 的边界会被 穿过,这和 Logic 自己的连接点出入的情况不同。&lt;/p&gt;
&lt;p style=&quot; margin-top:0px; margin-bottom:0px; margin-left:0px; margin-right:0px; -qt-block-indent:0; text-indent:0px;&quot;&gt;5、拓扑顺序&lt;/p&gt;
&lt;p style=&quot; margin-top:0px; margin-bottom:0px; margin-left:0px; margin-right:0px; -qt-block-indent:0; text-indent:0px;&quot;&gt;拓扑顺序是一种可用于处理有向图的理论。在有向图中,若从节点 a 存在一条路径指向 b,那么在拓扑顺序中 a 必须出现在 b 的前面。一种获得拓扑顺序的方法是,在有向图中找 到入度为 0 的节点,以它作为第一个节点,从有向图中删除这个节点,并令所有被它指向的 节点入度减 1,重复这个方法,依次可以删除所有节点,删除顺序即为拓扑顺序。&lt;/p&gt;
&lt;p style=&quot; margin-top:0px; margin-bottom:0px; margin-left:0px; margin-right:0px; -qt-block-indent:0; text-indent:0px;&quot;&gt;拓扑顺序的好处在于可以保证无人机按正确逻辑执行程序。比如,起飞控件是入度为 0 的节点,而降落控件是入度为 1 的节点,这保证了起飞控件一定比降落控件更早地被访问, 被编译为代码,从而在执行代码时,起飞的代码块先被执行,着落后执行,完成起飞着落动 作。&lt;/p&gt;
&lt;p style=&quot; margin-top:0px; margin-bottom:0px; margin-left:0px; margin-right:0px; -qt-block-indent:0; text-indent:0px;&quot;&gt;一个例子:&lt;/p&gt;
&lt;p style=&quot; margin-top:0px; margin-bottom:0px; margin-left:0px; margin-right:0px; -qt-block-indent:0; text-indent:0px;&quot;&gt; 五、 美工&lt;/p&gt;
&lt;p style=&quot; margin-top:0px; margin-bottom:0px; margin-left:0px; margin-right:0px; -qt-block-indent:0; text-indent:0px;&quot;&gt;图例 8 拓扑顺序示例&lt;/p&gt;
&lt;p style=&quot; margin-top:0px; margin-bottom:0px; margin-left:0px; margin-right:0px; -qt-block-indent:0; text-indent:0px;&quot;&gt;美工方面暂无具体要求,亦不是首要任务。但美工的方向须为:简洁明了,不影响功能, 符合现代审美,趣味性强。&lt;/p&gt;
&lt;p style=&quot;-qt-paragraph-type:empty; margin-top:0px; margin-bottom:0px; margin-left:0px; margin-right:0px; -qt-block-indent:0; text-indent:0px;&quot;&gt;&lt;br /&gt;&lt;/p&gt;&lt;/body&gt;&lt;/html&gt;</string>
   </property>
  </widget>
 </widget>
 <resources/>
 <connections/>
</ui>
